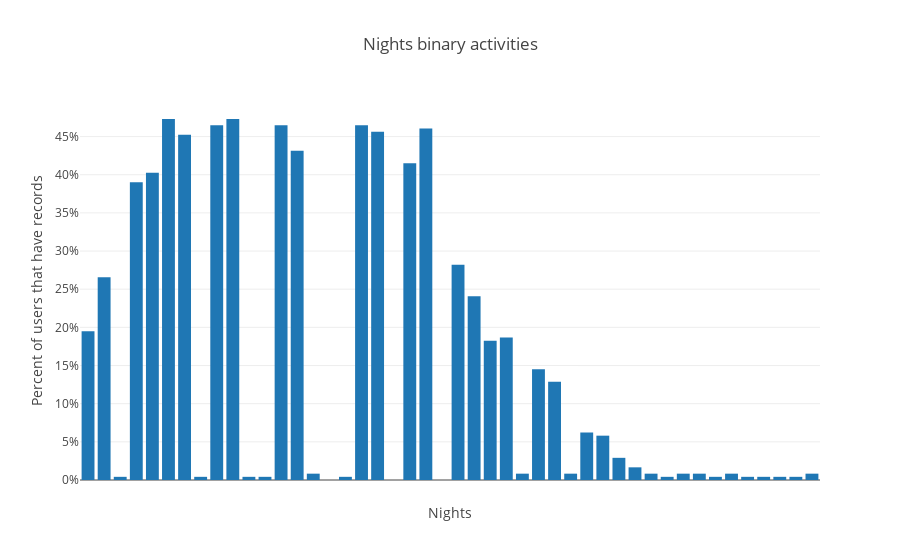

Write notebook code for a chart like this one.
### Code cell
nb_users = len(user_night_activities)
trace_night_activities = [go.Bar(
            y=[100*(sum([int(sum(vector) >= 1) for user, vector in user_dict.items()])/nb_users) for night, user_dict in sorted(night_user_activities.items())],
            x=[f'N {n}' for n in sorted(night_user_activities.keys())]
    )]

layout_night_actitivies = go.Layout(title='Nights binary activities', 
                                    xaxis=dict(title='Nights', showticklabels=False), 
                                    yaxis=dict(title='Percent of users that have records',
                                              ticksuffix='%'))

fig = go.Figure(data=trace_night_activities, layout=layout_night_actitivies)
iplot(fig, filename='grouped-bar')

### Figure 1 — Plotly figure (JSON) as saved in the notebook; plotly's stock layout.template omitted (floating-point values rounded to 4 significant figures)
{"data": [{"type": "bar", "uid": "44330a81-2039-41ce-b2af-5b7b11e1820a", "x": ["N 20140919", "N 20140920", "N 20140921", "N 20140926", "N 20140927", "N 20141003", "N 20141004", "N 20141005", "N 20141010", "N 20141011", "N 20141012", "N 20141013", "N 20141017", "N 20141018", "N 20141019", "N 20141020", "N 20141023", "N 20141024", "N 20141025", "N 20141026", "N 20141031", "N 20141101", "N 20141102", "N 20141107", "N 20141108", "N 20141114", "N 20141115", "N 20141116", "N 20141121", "N 20141122", "N 20141123", "N 20141128", "N 20141129", "N 20141205", "N 20141206", "N 20141212", "N 20141213", "N 20141219", "N 20141226", "N 20141227", "N 20150102", "N 20150103", "N 20150109", "N 20150110", "N 20150116", "N 20150117"], "y": [19.5, 26.56, 0.4149, 39.0, 40.25, 47.3, 45.23, 0.4149, 46.47, 47.3, 0.4149, 0.4149, 46.47, 43.15, 0.8299, 0, 0.4149, 46.47, 45.64, 0, 41.49, 46.06, 0, 28.22, 24.07, 18.26, 18.67, 0.8299, 14.52, 12.86, 0.8299, 6.224, 5.809, 2.905, 1.66, 0.8299, 0.4149, 0.8299, 0.8299, 0.4149, 0.8299, 0.4149, 0.4149, 0.4149, 0.4149, 0.8299]}], "layout": {"title": {"text": "Nights binary activities"}, "xaxis": {"showticklabels": false, "title": {"text": "Nights"}}, "yaxis": {"ticksuffix": "%", "title": {"text": "Percent of users that have records"}}}}
